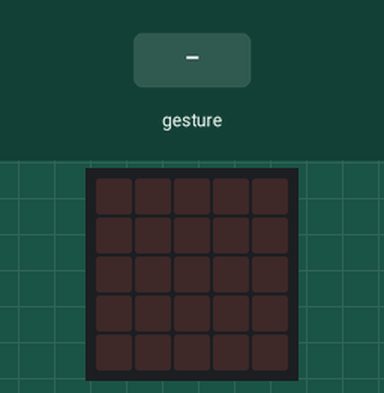
Simulated run of this program. Board: BBC micro:bit (MakeCode). Shown: the board's 5×5 LED display. The inputs (shaded band) are chosen by the test bench. Dim RGB values are drawn brighter than linear; random numbers come from a fixed seed; a tilt is held for 1.5 s and a shake lasts 1 s, then the board lies face up again.

Above: at 1.2 s.
1.3 s: gesture 'shake'
At 1.8 s:
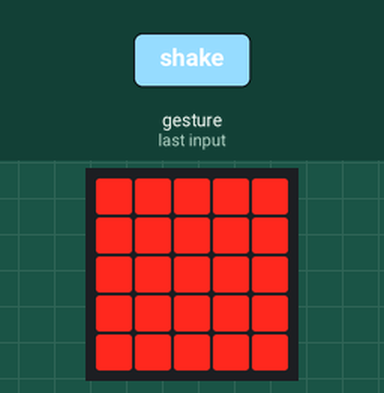
4.3 s: gesture 'shake'
At 6.94 s:
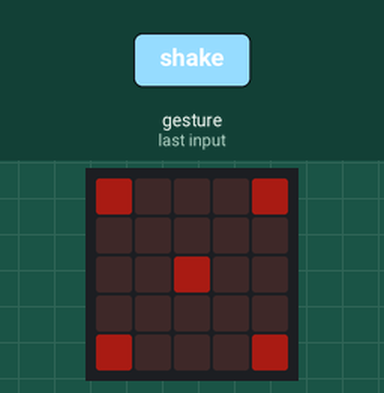
7.3 s: gesture 'shake'
At 10.14 s:
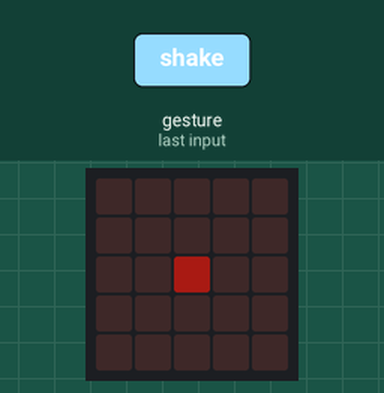
10.3 s: gesture 'shake'
At 13.32 s:
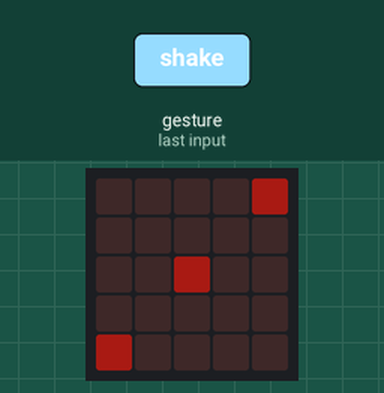
Timing chart, 0 to 14.3 s (numbered marks = the images above; inputs shaded):
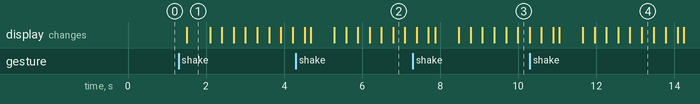

The program:

main.ts
```typescript
let number = 0
function displayNumber () {
    led.setBrightness(255)
    basic.showLeds(`
        # # # # #
        # # # # #
        # # # # #
        # # # # #
        # # # # #
        `)
    basic.pause(200)
    for (let index = 0; index <= 255; index++) {
        led.setBrightness(255 - index)
        basic.pause(5)
    }
    basic.clearScreen()
    led.setBrightness(255)
    if (number == 1) {
        for (let index2 = 0; index2 <= 255; index2++) {
            led.plotBrightness(2, 2, index2)
            basic.pause(5)
        }
    } else if (number == 2) {
        for (let index3 = 0; index3 <= 255; index3++) {
            led.plotBrightness(0, 2, index3)
            led.plotBrightness(4, 2, index3)
            basic.pause(5)
        }
    } else if (number == 3) {
        for (let index4 = 0; index4 <= 255; index4++) {
            led.plotBrightness(0, 4, index4)
            led.plotBrightness(2, 2, index4)
            led.plotBrightness(4, 0, index4)
            basic.pause(5)
        }
    } else if (number == 4) {
        for (let index5 = 0; index5 <= 255; index5++) {
            led.plotBrightness(0, 0, index5)
            led.plotBrightness(4, 0, index5)
            led.plotBrightness(0, 4, index5)
            led.plotBrightness(4, 4, index5)
            basic.pause(5)
        }
    } else if (number == 5) {
        for (let index6 = 0; index6 <= 255; index6++) {
            led.plotBrightness(0, 0, index6)
            led.plotBrightness(0, 4, index6)
            led.plotBrightness(4, 0, index6)
            led.plotBrightness(4, 4, index6)
            led.plotBrightness(2, 2, index6)
            basic.pause(5)
        }
    } else {
        for (let index7 = 0; index7 <= 255; index7++) {
            led.plotBrightness(0, 0, index7)
            led.plotBrightness(0, 2, index7)
            led.plotBrightness(0, 4, index7)
            led.plotBrightness(4, 0, index7)
            led.plotBrightness(4, 2, index7)
            led.plotBrightness(4, 4, index7)
            basic.pause(5)
        }
    }
}
input.onGesture(Gesture.Shake, function () {
    basic.clearScreen()
    number = randint(1, 6)
    displayNumber()
})
```

test.ts
```typescript
// les tests vont ici ; cela ne sera pas compilé si ce paquet est utilisé en tant qu'extension.
```

Measured:
- after the input at 1.3 s, the display: changes after 0.20 s (image 1)
